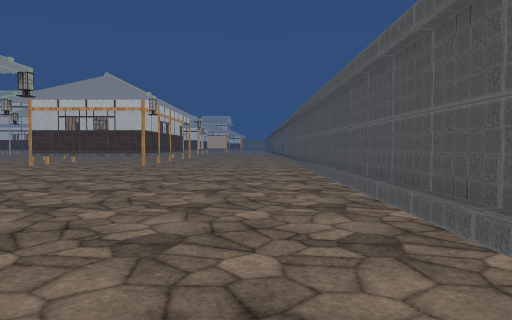
view 1 (above)

24 first-person views from a walk through a 3-D level made in the Unity game engine. The camera is 1.3 m above the floor, tilts 2° down and sees 70° across. The floor is counted in squares, 2 m on a side. Each view is taken from the middle of a square. On the plan, view 1 faces up. The plan holds only what a view shows up to about 11 squares ahead; the rest is blank. The place goes on beyond the plan. The player is left out. Some surface patterns are stand-ins.

view 2
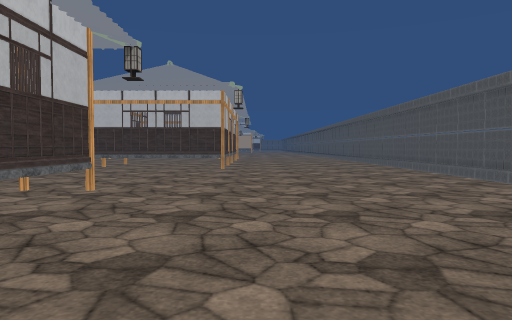

view 3
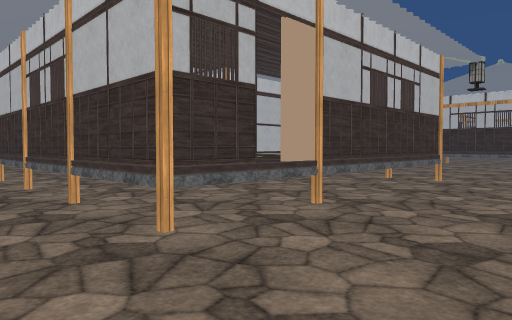

view 4
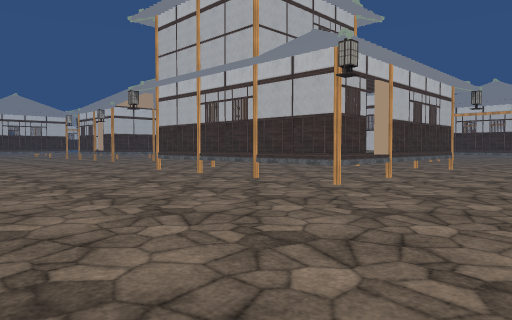

view 5
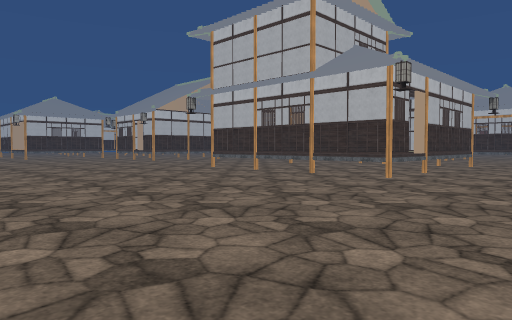

view 6
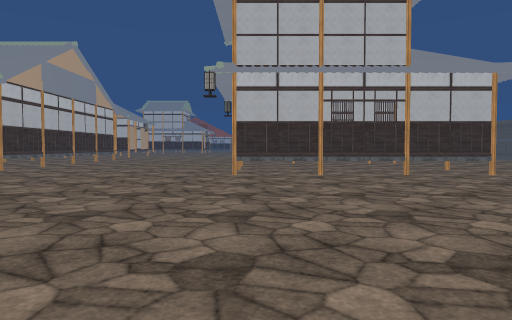

view 7
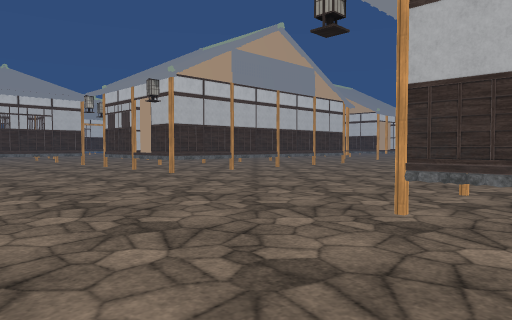

view 8
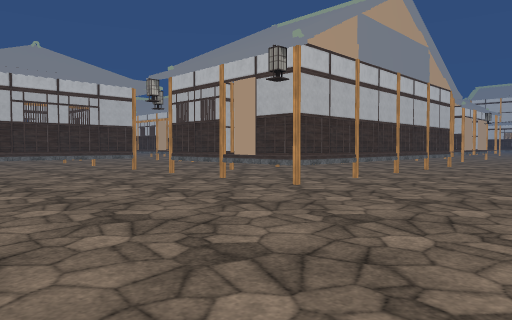

view 9
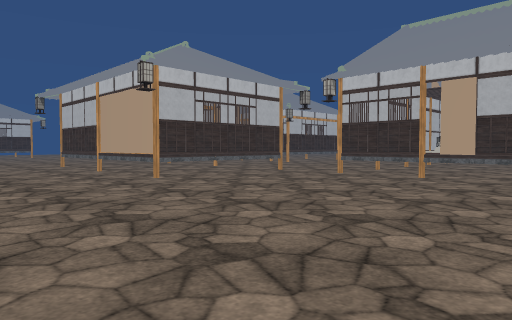

view 10
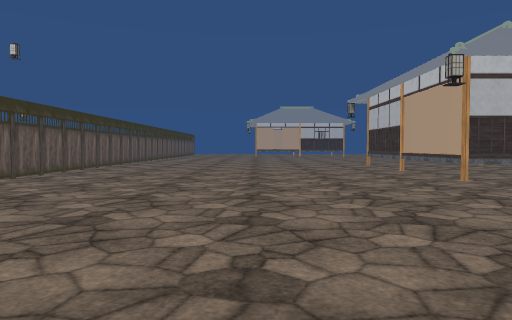

view 11
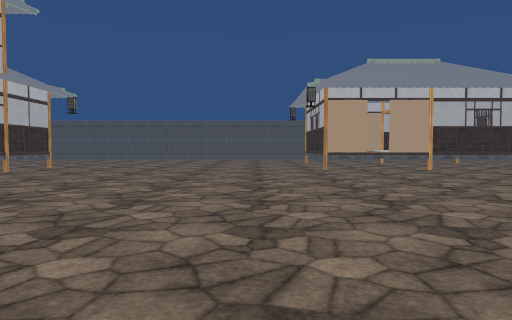

view 12
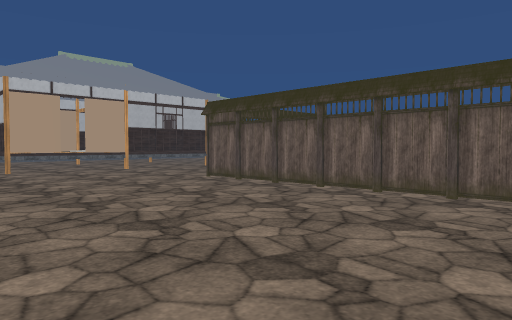

view 13
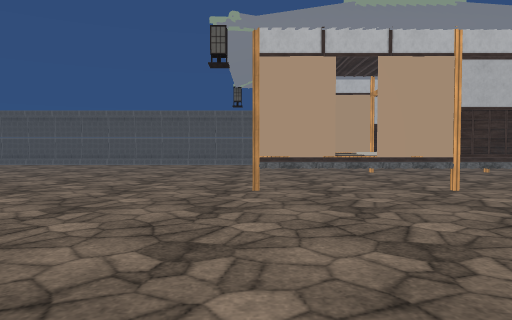

view 14
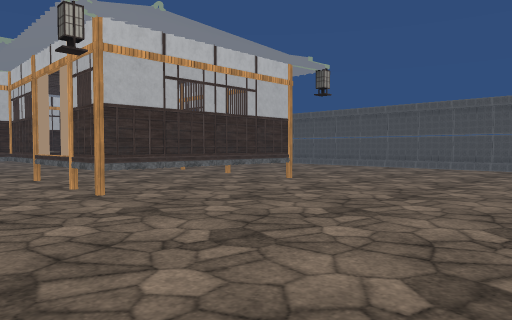

view 15
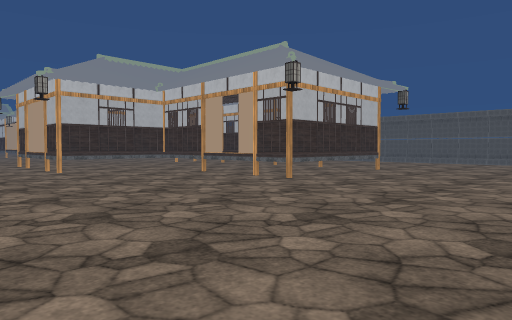

view 16
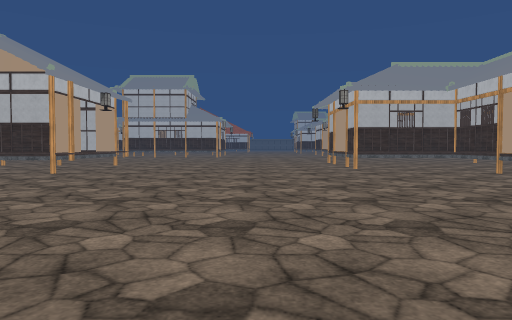

view 17
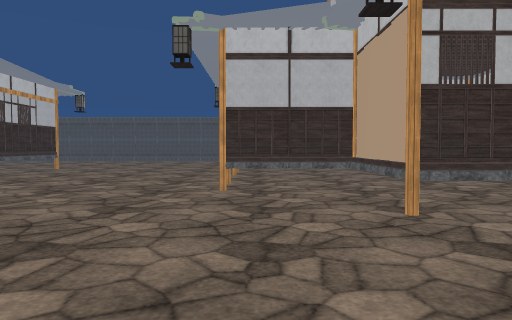

view 18
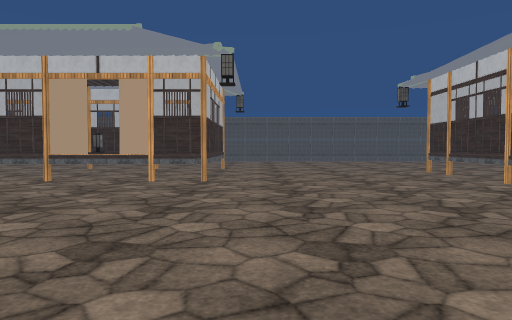

view 19
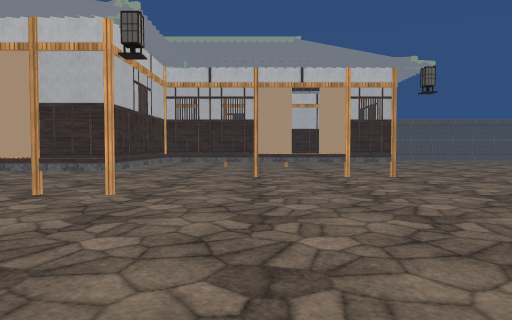

view 20
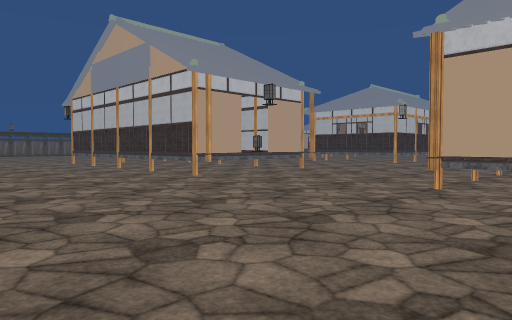

view 21
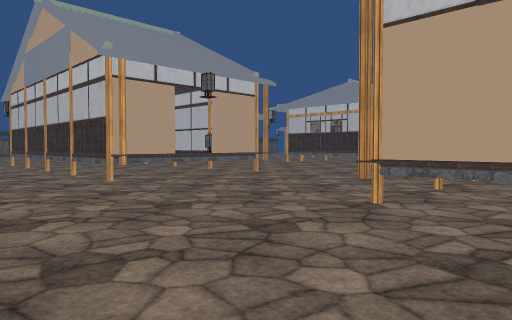

view 22
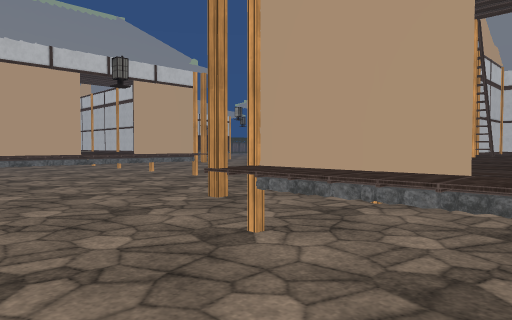

view 23
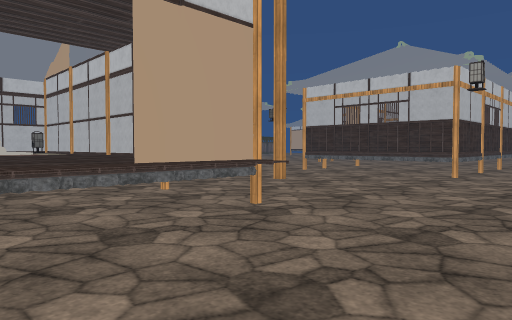

view 24
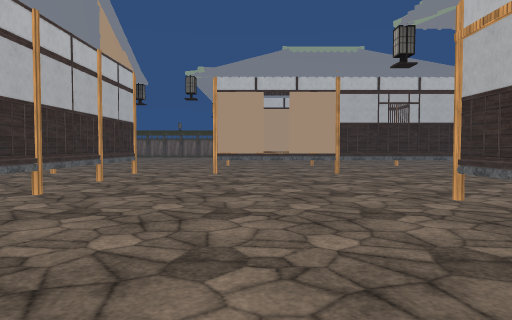

### Floor plan
Key: @ floor where view 1 was taken; # wall or solid block; . floor; H house; F fence.
Columns run from 32 left of view 1 to 2 right of it. Each row starts with its distance up from view 1.
 18            HHH.......HHHHHH
 17         HHHHHH..........HHHHH
 16      HHHHH HHH..........HHHHH.
 15        .................HHHHH..
 14         ................HHHHH...
 13      ...................HHHHH.....#
 12  .................................#
 11 HHHHH.....HHHHH...................#
 10    HH.....HHHHH...................#
  9    HH.....HHHHH...................#
  8     H.....HHHHH...................#
  7    .......HHHHH........HHHH.......#
  6    .......HHHHH........HHHH.......#
  5   ........HHHHH......HHHHHH.......#
  4   ........HHHHH......HHHHHH.......#
  3   HHHHHHH.HHHHH......HHHHHH.......#
  2    HHHHHH............HHHHHH.......#
  1     HHHHH.........................
  0        HH.......................@
 -1    HHHHHH.......................
 -2    .............................
 -3    .............................
 -4     ............................
 -5     ............................
 -6     ............................
 -7     .......... ...........HHHH..
 -8     ........   ...........HH  ..
 -9     .......     ..........HHHH..
-10     #####       ###FFF....HHHH..

Where each view was taken, in squares from view 1:
view 1: 0 up, 0 right, facing up
view 2: 2 up, 3 left, facing up
view 3: 0 up, 3 left, facing up-left
view 4: 4 down, 2 left, facing up-left
view 5: 6 down, 2 left, facing up-left
view 6: 7 down, 11 left, facing up
view 7: 2 down, 10 left, facing up-left
view 8: 2 down, 14 left, facing up-left
view 9: 5 down, 17 left, facing up-left
view 10: 5 down, 17 left, facing left
view 11: 5 down, 17 left, facing right
view 12: 5 down, 17 left, facing down-right
view 13: 7 down, 12 left, facing right
view 14: 8 up, 10 left, facing up-right
view 15: 8 up, 14 left, facing up-right
view 16: 7 up, 14 left, facing up
view 17: 7 up, 15 left, facing right
view 18: 12 up, 15 left, facing right
view 19: 16 up, 16 left, facing right
view 20: 18 up, 13 left, facing down-left
view 21: 18 up, 15 left, facing down-left
view 22: 18 up, 17 left, facing down-left
view 23: 14 up, 19 left, facing down-left
view 24: 12 up, 25 left, facing down
